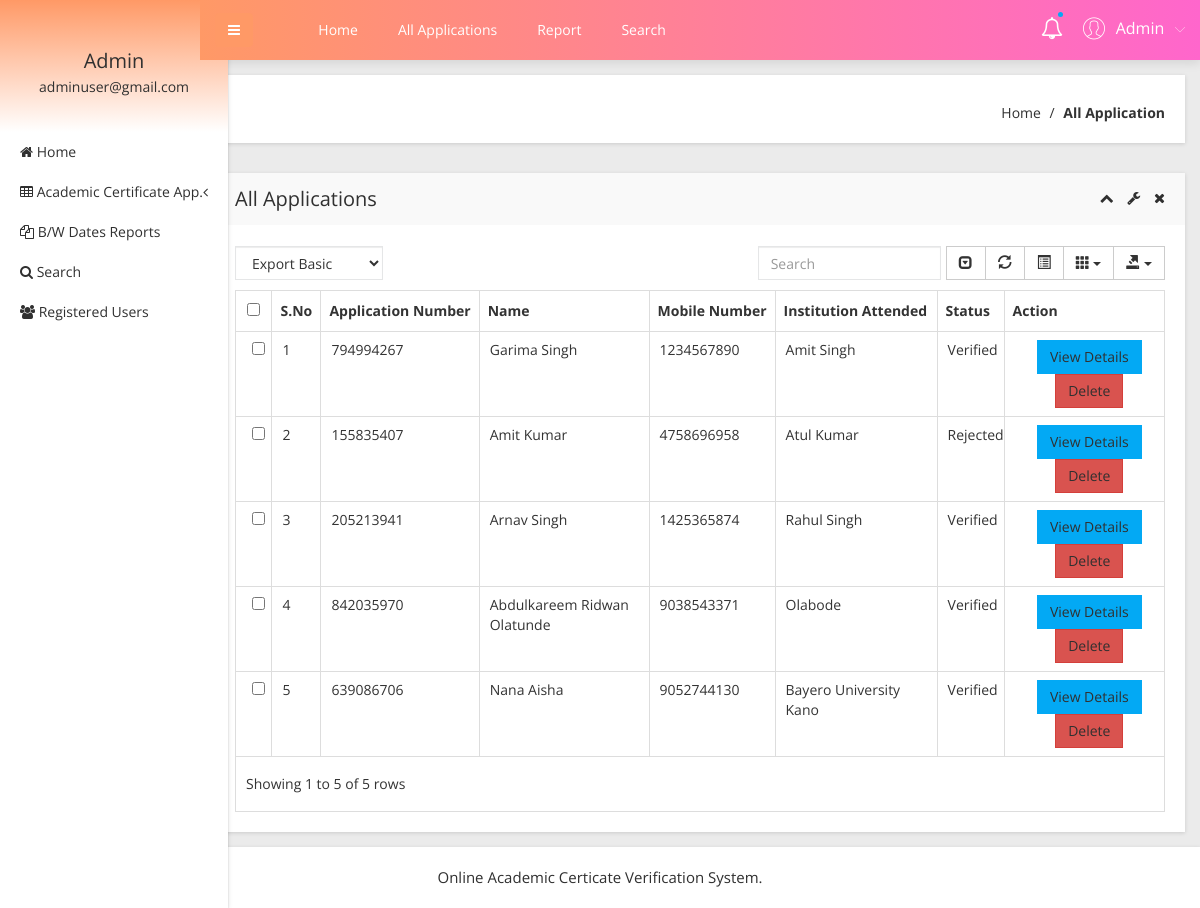
Screenshot of /admin/all-applications.php (signed in) with the database file from the repository.
### tables this page shows
CREATE TABLE `tblapplication` (
  `ID` int(10) NOT NULL,
  `UserID` int(5) NOT NULL,
  `ApplicationID` varchar(200) DEFAULT NULL,
  `DateofBirth` varchar(200) DEFAULT NULL,
  `Gender` varchar(50) DEFAULT NULL,
  `FullName` varchar(200) DEFAULT NULL,
  `PlaceofBirth` varchar(200) DEFAULT NULL,
  `NameofFather` varchar(200) DEFAULT NULL,
  `NameOfMother` varchar(120) DEFAULT NULL,
  `PermanentAdd` mediumtext DEFAULT NULL,
  `PostalAdd` mediumtext DEFAULT NULL,
  `MobileNumber` bigint(10) DEFAULT NULL,
  `Email` varchar(200) DEFAULT NULL,
  `Dateofapply` timestamp NULL DEFAULT current_timestamp(),
  `Remark` varchar(200) DEFAULT NULL,
  `Status` varchar(50) DEFAULT NULL,
  `UpdationDate` timestamp NULL DEFAULT NULL ON UPDATE current_timestamp()
);

### admin/all-applications.php (the view, shortened to what this page needs)
<?php
include('includes/dbconnection.php');
if (strlen($_SESSION['obcsaid']==0)) {
  header('location:logout.php');
  } else{
  ?>
<!doctype html>
<html class="no-js" lang="en">
<head>
    <link rel="stylesheet" href="css/bootstrap.min.css">
    <link rel="stylesheet" href="css/font-awesome.min.css">
    <link rel="stylesheet" href="css/adminpro-custon-icon.css">
    <link rel="stylesheet" href="css/meanmenu.min.css">
    <link rel="stylesheet" href="css/jquery.mCustomScrollbar.min.css">
    <link rel="stylesheet" href="css/animate.css">
    <link rel="stylesheet" href="css/data-table/bootstrap-table.css">
    <link rel="stylesheet" href="css/data-table/bootstrap-editable.css">
    <link rel="stylesheet" href="css/normalize.css">
    <link rel="stylesheet" href="css/c3.min.css">
    <link rel="stylesheet" href="style.css">
    <link rel="stylesheet" href="css/responsive.css">
</head>
<body class="materialdesign">
    <div class="wrapper-pro">
      <?php include_once('includes/sidebar.php');?>
        <?php include_once('includes/header.php');?>
            <div class="breadcome-area mg-b-30 small-dn">
                <div class="container-fluid">
                    <div class="row">
                        <div class="col-lg-12">
                            <div class="breadcome-list shadow-reset">
                                <div class="row">
                                    <div class="col-lg-12">
                                        <ul class="breadcome-menu">
                                            <li><a href="dashboard.php">Home</a> <span class="bread-slash">/</span>
                                            </li>
                                            <li><span class="bread-blod">All Application</span>
                                            </li>
                                        </ul>
                                    </div>
                                </div>
                            </div>
                        </div>
                    </div>
                </div>
            </div>
            <div class="data-table-area mg-b-15">
                <div class="container-fluid">
                    <div class="row">
                        <div class="col-lg-12">
                            <div class="sparkline13-list shadow-reset">
                                <div class="sparkline13-hd">
                                    <div class="main-sparkline13-hd">
                                        <h1>All Applications</h1>
                                        <div class="sparkline13-outline-icon">
                                            <span class="sparkline13-collapse-link"><i class="fa fa-chevron-up"></i></span>
                                            <span><i class="fa fa-wrench"></i></span>
                                            <span class="sparkline13-collapse-close"><i class="fa fa-times"></i></span>
                                        </div>
                                    </div>
                                </div>
                                <div class="sparkline13-graph">
                                    <div class="datatable-dashv1-list custom-datatable-overright">
                                        <div id="toolbar">
                                            <select class="form-control">
                                                <option value="">Export Basic</option>
                                            </select>
                                        </div>
                                        <table id="table" data-toggle="table" data-pagination="true" data-search="true" data-show-columns="true" data-show-pagination-switch="true" data-show-refresh="true" data-key-events="true" data-show-toggle="true" data-resizable="true" data-cookie="true" data-cookie-id-table="saveId" data-show-export="true" data-click-to-select="true" data-toolbar="#toolbar">
                                            <thead>
                                                <tr>
                                                    <th>S.No</th>
                                                    <th>Application Number</th>
                                                    <th>Name</th>
                                                    <th >Mobile Number</th>
                                                    <th>Institution Attended</th>
                                                    <th>Status</th>
                                                    <th data-field="action">Action</th>
                                                </tr>
                                            </thead>
                                            <tbody>
                                              <?php
$sql="SELECT * from tblapplication";
$query = $dbh -> prepare($sql);
$query->execute();
$results=$query->fetchAll(PDO::FETCH_OBJ);
$cnt=1;
if($query->rowCount() > 0)
{
foreach($results as $row)
{               ?>
                                                <tr>
                                                    <td><?php echo htmlentities($cnt);?></td>
                                                    <td><?php  echo htmlentities($row->ApplicationID);?></td>
                                                    <td><?php  echo htmlentities($row->FullName);?></td>
                                                   <td><?php  echo htmlentities($row->MobileNumber);?></td>
                                                    <td><?php  echo htmlentities($row->NameofFather);?></td>
                                                  <?php if($row->Status==""){ ?>
                     <td><?php echo "Pending"; ?></td>
<?php } else { ?>                  <td><?php  echo htmlentities($row->Status);?>
                  </td>
                  <?php } ?>
                                                    <td class="datatable-ct"><a href="view-application-detail.php?viewid=<?php echo htmlentities($row->ID);?>" class="btn btn-primary">View Details</a>
<a href="all-applications.php?del=<?php echo htmlentities($row->ID);?>" onclick="return confirm('Do you really want to delete?');" class="btn btn-danger">Delete</a>
                                                    </td>
                                                </tr>
                                             <?php $cnt=$cnt+1;}} ?>
                                            </tbody>
                                        </table>
                                    </div>
                                </div>
                            </div>
                        </div>
                    </div>
                </div>
            </div>
        </div>
    </div>
  <?php include_once('includes/footer.php');?>
</body>
</html><?php }  ?>

### admin/includes/sidebar.php (shortened to what this page needs)
     <?php
include('includes/dbconnection.php');
if (strlen($_SESSION['obcsaid']==0)) {
  header('location:logout.php');
  } else{
  ?>
  <div class="left-sidebar-pro">
            <nav id="sidebar">
                <div class="sidebar-header">
                    <?php
$aid=$_SESSION['obcsaid'];
$sql="SELECT AdminName,Email from  tbladmin where ID=:aid";
$query = $dbh -> prepare($sql);
$query->bindParam(':aid',$aid,PDO::PARAM_STR);
$query->execute();
$results=$query->fetchAll(PDO::FETCH_OBJ);
$cnt=1;
if($query->rowCount() > 0)
{
foreach($results as $row)
{               ?>
                    <h3> <?php  echo $row->AdminName;?></h3>
                    <p> <?php  echo $row->Email;?></p>
                  <?php $cnt=$cnt+1;}} ?>
                </div>
                <div class="left-custom-menu-adp-wrap">
                    <ul class="nav navbar-nav left-sidebar-menu-pro">
                        <li class="nav-item">
                            <a href="dashboard.php" role="button" aria-expanded="false"><i class="fa big-icon fa-home"></i> <span class="mini-dn">Home</span> </a>
                        </li>
                        <li class="nav-item"><a href="#" data-toggle="dropdown" role="button" aria-expanded="false" class="nav-link dropdown-toggle"><i class="fa big-icon fa-table"></i> <span class="mini-dn">Academic Certificate App.</span> <span class="indicator-right-menu mini-dn"><i class="fa indicator-mn fa-angle-left"></i></span></a>
                        </li>
                        <li class="nav-item">
                            <a href="between-dates-report.php" role="button" aria-expanded="false"><i class="fa big-icon fa-files-o"></i> <span class="mini-dn">B/W Dates Reports</span> </a>
                        </li>
                        <li class="nav-item">
                            <a href="search.php" role="button" aria-expanded="false"><i class="fa fa-search"></i> <span class="mini-dn">Search</span> </a>
                        </li>
                             <li class="nav-item">
                            <a href="  registered-users.php" role="button" aria-expanded="false"><i class="fa fa-users"></i> <span class="mini-dn">Registered Users</span> </a>
                        </li>
                    </ul>
                </div>
            </nav>
        </div>
        <?php }  ?>

### admin/includes/header.php (shortened to what this page needs)
      <?php
include('includes/dbconnection.php');
if (strlen($_SESSION['obcsaid']==0)) {
  header('location:logout.php');
  } else{
  ?>
 <div class="content-inner-all">
            <div class="header-top-area">
                <div class="fixed-header-top">
                    <div class="container-fluid">
                        <div class="row">
                            <div class="col-lg-1 col-md-6 col-sm-6 col-xs-12">
                                <button type="button" id="sidebarCollapse" class="btn bar-button-pro header-drl-controller-btn btn-info navbar-btn">
                                    <i class="fa fa-bars"></i>
                                </button>
                            </div>
                            <div class="col-lg-6 col-md-1 col-sm-1 col-xs-12">
                                <div class="header-top-menu tabl-d-n">
                                    <ul class="nav navbar-nav mai-top-nav">
                                        <li class="nav-item"><a href="dashboard.php" class="nav-link">Home</a>
                                        </li>
                                        <li class="nav-item"><a href="all-applications.php" class="nav-link">All Applications</a>
                                        </li>
                                        <li class="nav-item"><a href="between-dates-report.php" class="nav-link">Report</a>
                                        </li>
                                        <li class="nav-item"><a href="search.php" class="nav-link">Search</a>
                                        </li>
                                    </ul>
                                </div>
                            </div>
                            <div class="col-lg-5 col-md-5 col-sm-6 col-xs-12">
                                <div class="header-right-info">
                                    <ul class="nav navbar-nav mai-top-nav header-right-menu">
                                        <li class="nav-item"><a href="new-birth-application.php" data-toggle="dropdown" role="button" aria-expanded="false" class="nav-link dropdown-toggle"><i class="fa fa-bell-o" aria-hidden="true"></i><span class="indicator-nt"></span></a>
                                        </li>
                                        <li class="nav-item">
                                            <a href="#" data-toggle="dropdown" role="button" aria-expanded="false" class="nav-link dropdown-toggle">
                                                <?php
$aid=$_SESSION['obcsaid'];
$sql="SELECT AdminName,Email from  tbladmin where ID=:aid";
$query = $dbh -> prepare($sql);
$query->bindParam(':aid',$aid,PDO::PARAM_STR);
$query->execute();
$results=$query->fetchAll(PDO::FETCH_OBJ);
$cnt=1;
if($query->rowCount() > 0)
{
foreach($results as $row)
{               ?>
                                                <span class="adminpro-icon adminpro-user-rounded header-riht-inf"></span>
                                                <span class="admin-name"><?php  echo $row->AdminName;?></span>
                                                <span class="author-project-icon adminpro-icon adminpro-down-arrow"></span><?php $cnt=$cnt+1;}} ?>
                                            </a>
                                        </li>
                                    </ul>
                                </div>
                            </div>
                        </div>
                    </div>
                </div>
            </div><?php }  ?>

### admin/includes/footer.php
<div class="footer-copyright-area">
    <div class="container-fluid">
        <div class="row">
            <div class="col-lg-12">
                <div class="footer-copy-right">
                    <p> Online Academic Certicate Verification System.</p>
                </div>
            </div>
        </div>
    </div>
</div>

### rows the page displays
tblapplication: ApplicationID "794994267", FullName "Garima Singh", MobileNumber "1234567890", NameofFather "Amit Singh", Status "Verified"
tblapplication: ApplicationID "155835407", FullName "Amit Kumar", MobileNumber "4758696958", NameofFather "Atul Kumar", Status "Rejected"
tblapplication: ApplicationID "205213941", FullName "Arnav Singh", MobileNumber "1425365874", NameofFather "Rahul Singh", Status "Verified"
tblapplication: ApplicationID "842035970", FullName "Abdulkareem Ridwan Olatunde", MobileNumber "9038543371", NameofFather "Olabode", Status "Verified"
tblapplication: ApplicationID "639086706", FullName "Nana Aisha", MobileNumber "9052744130", NameofFather "Bayero University Kano", Status "Verified"

### other values shown
$row->AdminName "Admin"
$row->Email "adminuser@gmail.com"
